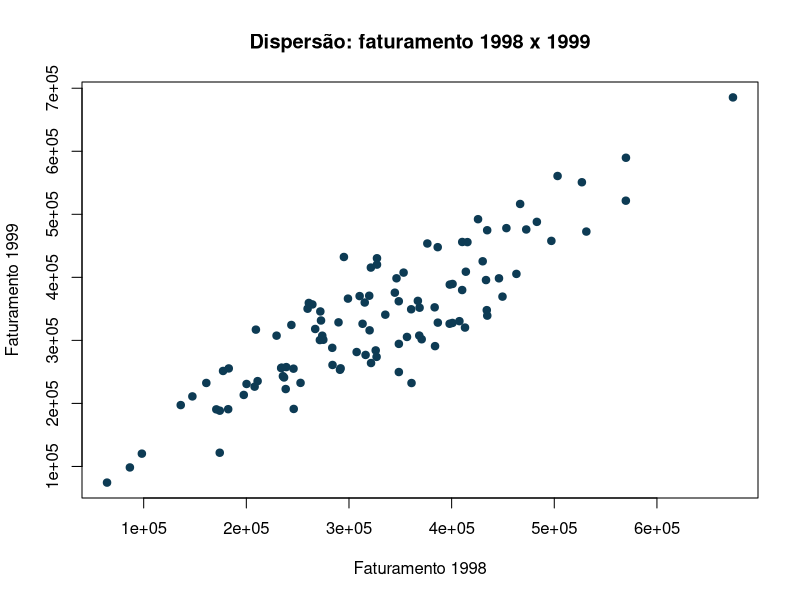
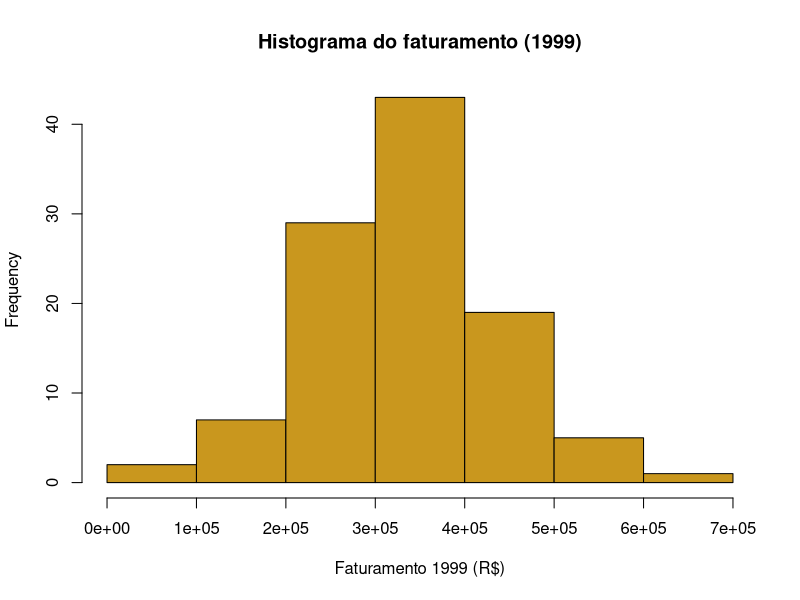
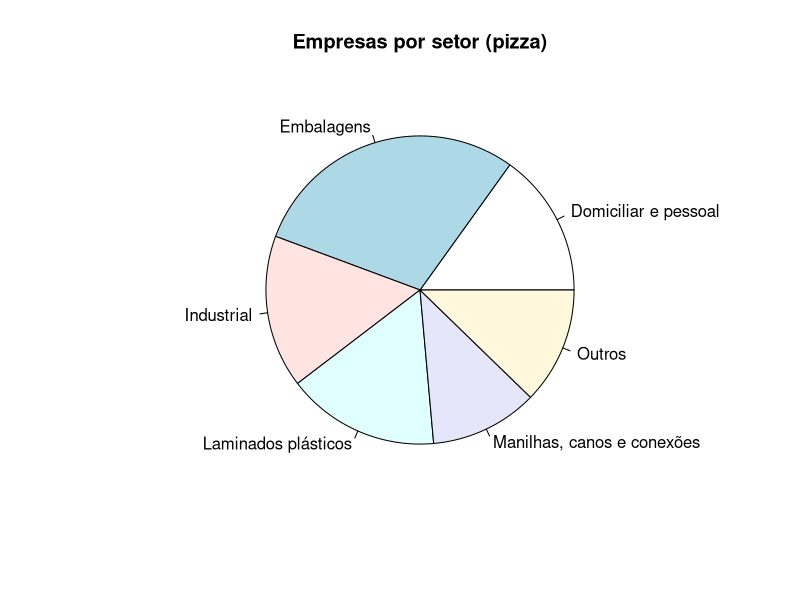
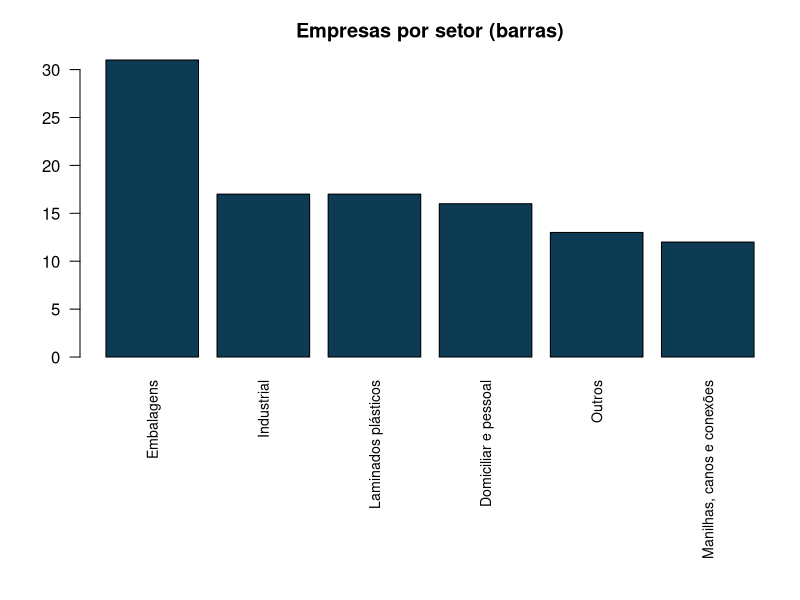

Reproduce these figures in R, in order.
## ---- chunk 1
knitr::opts_chunk$set(echo = TRUE, warning = FALSE, message = FALSE, fig.retina = 2)
suppressPackageStartupMessages(library(tidyverse))
## ---- chunk 2
2 + 2
(10 - 4) / 3
2^10
sqrt(81)
round(exp(1), 4)
## ---- chunk 3
library(tidyverse)
empresas <- read_csv("empresas.csv", show_col_types = FALSE)
glimpse(empresas)
## ---- chunk 4
cv <- function(x) {
  100 * sd(x) / mean(x)
}
cv(empresas$faturamento99)
## ---- chunk 5
for (i in 1:5) {
  print(i^2)
}
## ---- chunk 6
set.seed(42)
runif(5, min = 0, max = 1)     # 5 valores Uniforme(0,1)
rnorm(5, mean = 0, sd = 1)     # 5 valores Normal(0,1)
sample(1:6, size = 3)          # sorteia 3 números de 1 a 6, sem repetir
## ---- chunk 7
plot(empresas$faturamento98, empresas$faturamento99,
     xlab = "Faturamento 1998", ylab = "Faturamento 1999",
     main = "Dispersão: faturamento 1998 x 1999", pch = 19, col = "#0d3b54")
## ---- chunk 8
hist(empresas$faturamento99,
     main = "Histograma do faturamento (1999)",
     xlab = "Faturamento 1999 (R$)", col = "#c9971e")
## ---- chunk 9
setor_freq <- table(trimws(empresas$setor))
pie(setor_freq, main = "Empresas por setor (pizza)")
## ---- chunk 10
par(mar = c(12, 4, 3, 1))
barplot(sort(setor_freq, decreasing = TRUE),
        main = "Empresas por setor (barras)", las = 2, cex.names = 0.85, col = "#0d3b54")
